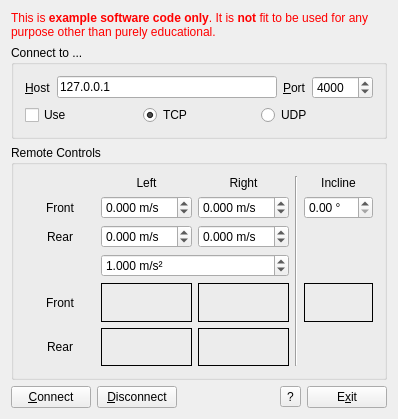
<?xml version="1.0" encoding="UTF-8"?>
<!--
Copyright (c) 2009, 2013, 2014 Bertec Corporation
All rights reserved.

Redistribution and use in source and binary forms, with or without modification,
are permitted provided that the following conditions are met:

* Redistributions of source code must retain the above copyright notice, this list
  of conditions and the following disclaimer.

* Redistributions in binary form must reproduce the above copyright notice, this
  list of conditions and the following disclaimer in the documentation and/or other
  materials provided with the distribution.

* Neither the name of the Bertec Corporation nor the names of its contributors may
  be used to endorse or promote products derived from this software without specific
  prior written permission.

THIS SOFTWARE IS PROVIDED BY THE COPYRIGHT HOLDERS AND CONTRIBUTORS "AS IS" AND
ANY EXPRESS OR IMPLIED WARRANTIES, INCLUDING, BUT NOT LIMITED TO, THE IMPLIED
WARRANTIES OF MERCHANTABILITY AND FITNESS FOR A PARTICULAR PURPOSE ARE DISCLAIMED.
IN NO EVENT SHALL THE COPYRIGHT HOLDER OR CONTRIBUTORS BE LIABLE FOR ANY DIRECT,
INDIRECT, INCIDENTAL, SPECIAL, EXEMPLARY, OR CONSEQUENTIAL DAMAGES (INCLUDING, BUT
NOT LIMITED TO, PROCUREMENT OF SUBSTITUTE GOODS OR SERVICES; LOSS OF USE, DATA, OR
PROFITS; OR BUSINESS INTERRUPTION) HOWEVER CAUSED AND ON ANY THEORY OF LIABILITY,
WHETHER IN CONTRACT, STRICT LIABILITY, OR TORT (INCLUDING NEGLIGENCE OR OTHERWISE)
ARISING IN ANY WAY OUT OF THE USE OF THIS SOFTWARE, EVEN IF ADVISED OF THE
POSSIBILITY OF SUCH DAMAGE.
-->
<ui version="4.0">
 <class>RemoteClass</class>
 <widget class="QWidget" name="RemoteClass">
  <property name="geometry">
   <rect>
    <x>0</x>
    <y>0</y>
    <width>398</width>
    <height>419</height>
   </rect>
  </property>
  <property name="windowTitle">
   <string>Remote</string>
  </property>
  <layout class="QGridLayout" name="gridLayout">
   <property name="sizeConstraint">
    <enum>QLayout::SetMinimumSize</enum>
   </property>
   <item row="1" column="0" colspan="5">
    <widget class="QGroupBox" name="groupBox">
     <property name="sizePolicy">
      <sizepolicy hsizetype="Preferred" vsizetype="Maximum">
       <horstretch>0</horstretch>
       <verstretch>0</verstretch>
      </sizepolicy>
     </property>
     <property name="title">
      <string>Connect to ...</string>
     </property>
     <layout class="QVBoxLayout" name="verticalLayout">
      <item>
       <layout class="QHBoxLayout" name="horizontalLayout">
        <item>
         <widget class="QLabel" name="label">
          <property name="text">
           <string>&amp;Host</string>
          </property>
          <property name="buddy">
           <cstring>host</cstring>
          </property>
         </widget>
        </item>
        <item>
         <widget class="QLineEdit" name="host">
          <property name="text">
           <string>127.0.0.1</string>
          </property>
         </widget>
        </item>
        <item>
         <widget class="QLabel" name="label_2">
          <property name="text">
           <string>&amp;Port</string>
          </property>
          <property name="buddy">
           <cstring>port</cstring>
          </property>
         </widget>
        </item>
        <item>
         <widget class="QSpinBox" name="port">
          <property name="minimum">
           <number>1</number>
          </property>
          <property name="maximum">
           <number>65535</number>
          </property>
          <property name="value">
           <number>4000</number>
          </property>
         </widget>
        </item>
       </layout>
      </item>
      <item>
       <layout class="QHBoxLayout" name="horizontalLayout_3">
        <item>
         <widget class="QCheckBox" name="useLibrary">
          <property name="text">
           <string>Use </string>
          </property>
         </widget>
        </item>
        <item>
         <widget class="QRadioButton" name="tcp">
          <property name="text">
           <string>TCP</string>
          </property>
          <property name="checked">
           <bool>true</bool>
          </property>
         </widget>
        </item>
        <item>
         <widget class="QRadioButton" name="udp">
          <property name="text">
           <string>UDP</string>
          </property>
         </widget>
        </item>
       </layout>
      </item>
     </layout>
    </widget>
   </item>
   <item row="2" column="0" colspan="5">
    <widget class="QGroupBox" name="remoteControls">
     <property name="title">
      <string>Remote Controls</string>
     </property>
     <layout class="QGridLayout" name="gridLayout_2">
      <item row="4" column="4">
       <widget class="QLabel" name="inclineAngleFeedback">
        <property name="frameShape">
         <enum>QFrame::Box</enum>
        </property>
        <property name="text">
         <string/>
        </property>
        <property name="textFormat">
         <enum>Qt::RichText</enum>
        </property>
       </widget>
      </item>
      <item row="2" column="1">
       <widget class="QDoubleSpinBox" name="leftRearSpeedSetpoint">
        <property name="suffix">
         <string> m/s</string>
        </property>
        <property name="decimals">
         <number>3</number>
        </property>
        <property name="minimum">
         <double>-10.000000000000000</double>
        </property>
        <property name="maximum">
         <double>10.000000000000000</double>
        </property>
        <property name="singleStep">
         <double>0.100000000000000</double>
        </property>
       </widget>
      </item>
      <item row="0" column="1">
       <widget class="QLabel" name="label_3">
        <property name="text">
         <string>Left</string>
        </property>
        <property name="alignment">
         <set>Qt::AlignCenter</set>
        </property>
       </widget>
      </item>
      <item row="0" column="2">
       <widget class="QLabel" name="label_4">
        <property name="text">
         <string>Right</string>
        </property>
        <property name="alignment">
         <set>Qt::AlignCenter</set>
        </property>
       </widget>
      </item>
      <item row="0" column="3" rowspan="6">
       <widget class="Line" name="line">
        <property name="orientation">
         <enum>Qt::Vertical</enum>
        </property>
       </widget>
      </item>
      <item row="0" column="4">
       <widget class="QLabel" name="label_5">
        <property name="text">
         <string>Incline</string>
        </property>
        <property name="alignment">
         <set>Qt::AlignCenter</set>
        </property>
       </widget>
      </item>
      <item row="1" column="2">
       <widget class="QDoubleSpinBox" name="rightFrontSpeedSetpoint">
        <property name="suffix">
         <string> m/s</string>
        </property>
        <property name="decimals">
         <number>3</number>
        </property>
        <property name="minimum">
         <double>-10.000000000000000</double>
        </property>
        <property name="maximum">
         <double>10.000000000000000</double>
        </property>
        <property name="singleStep">
         <double>0.100000000000000</double>
        </property>
       </widget>
      </item>
      <item row="1" column="4">
       <widget class="QDoubleSpinBox" name="inclineAngleSetpoint">
        <property name="suffix">
         <string> °</string>
        </property>
        <property name="maximum">
         <double>15.000000000000000</double>
        </property>
       </widget>
      </item>
      <item row="3" column="1" colspan="2">
       <widget class="QDoubleSpinBox" name="accelerationSetpoint">
        <property name="suffix">
         <string> m/s²</string>
        </property>
        <property name="decimals">
         <number>3</number>
        </property>
        <property name="maximum">
         <double>50.000000000000000</double>
        </property>
        <property name="singleStep">
         <double>0.100000000000000</double>
        </property>
        <property name="value">
         <double>1.000000000000000</double>
        </property>
       </widget>
      </item>
      <item row="5" column="2">
       <widget class="QLabel" name="rightRearSpeedFeedback">
        <property name="frameShape">
         <enum>QFrame::Box</enum>
        </property>
        <property name="text">
         <string/>
        </property>
       </widget>
      </item>
      <item row="5" column="1">
       <widget class="QLabel" name="leftRearSpeedFeedback">
        <property name="sizePolicy">
         <sizepolicy hsizetype="Preferred" vsizetype="Preferred">
          <horstretch>0</horstretch>
          <verstretch>1</verstretch>
         </sizepolicy>
        </property>
        <property name="frameShape">
         <enum>QFrame::Box</enum>
        </property>
        <property name="text">
         <string/>
        </property>
       </widget>
      </item>
      <item row="4" column="2">
       <widget class="QLabel" name="rightFrontSpeedFeedback">
        <property name="frameShape">
         <enum>QFrame::Box</enum>
        </property>
        <property name="text">
         <string/>
        </property>
       </widget>
      </item>
      <item row="4" column="1">
       <widget class="QLabel" name="leftFrontSpeedFeedback">
        <property name="sizePolicy">
         <sizepolicy hsizetype="Preferred" vsizetype="Preferred">
          <horstretch>0</horstretch>
          <verstretch>1</verstretch>
         </sizepolicy>
        </property>
        <property name="frameShape">
         <enum>QFrame::Box</enum>
        </property>
        <property name="text">
         <string/>
        </property>
       </widget>
      </item>
      <item row="2" column="2">
       <widget class="QDoubleSpinBox" name="rightRearSpeedSetpoint">
        <property name="suffix">
         <string> m/s</string>
        </property>
        <property name="decimals">
         <number>3</number>
        </property>
        <property name="minimum">
         <double>-10.000000000000000</double>
        </property>
        <property name="maximum">
         <double>10.000000000000000</double>
        </property>
        <property name="singleStep">
         <double>0.100000000000000</double>
        </property>
       </widget>
      </item>
      <item row="1" column="1">
       <widget class="QDoubleSpinBox" name="leftFrontSpeedSetpoint">
        <property name="suffix">
         <string> m/s</string>
        </property>
        <property name="decimals">
         <number>3</number>
        </property>
        <property name="minimum">
         <double>-10.000000000000000</double>
        </property>
        <property name="maximum">
         <double>10.000000000000000</double>
        </property>
        <property name="singleStep">
         <double>0.100000000000000</double>
        </property>
       </widget>
      </item>
      <item row="1" column="0">
       <widget class="QLabel" name="label_7">
        <property name="text">
         <string>Front</string>
        </property>
        <property name="alignment">
         <set>Qt::AlignCenter</set>
        </property>
       </widget>
      </item>
      <item row="2" column="0">
       <widget class="QLabel" name="label_8">
        <property name="text">
         <string>Rear</string>
        </property>
        <property name="alignment">
         <set>Qt::AlignCenter</set>
        </property>
       </widget>
      </item>
      <item row="4" column="0">
       <widget class="QLabel" name="label_9">
        <property name="text">
         <string>Front</string>
        </property>
        <property name="alignment">
         <set>Qt::AlignCenter</set>
        </property>
       </widget>
      </item>
      <item row="5" column="0">
       <widget class="QLabel" name="label_10">
        <property name="text">
         <string>Rear</string>
        </property>
        <property name="alignment">
         <set>Qt::AlignCenter</set>
        </property>
       </widget>
      </item>
     </layout>
    </widget>
   </item>
   <item row="3" column="0" colspan="5">
    <layout class="QHBoxLayout" name="horizontalLayout_2">
     <item>
      <widget class="QPushButton" name="connect">
       <property name="text">
        <string>&amp;Connect</string>
       </property>
      </widget>
     </item>
     <item>
      <widget class="QPushButton" name="disconnect">
       <property name="text">
        <string>&amp;Disconnect</string>
       </property>
      </widget>
     </item>
     <item>
      <spacer name="horizontalSpacer">
       <property name="orientation">
        <enum>Qt::Horizontal</enum>
       </property>
       <property name="sizeHint" stdset="0">
        <size>
         <width>24</width>
         <height>20</height>
        </size>
       </property>
      </spacer>
     </item>
     <item>
      <widget class="QToolButton" name="about">
       <property name="text">
        <string>?</string>
       </property>
      </widget>
     </item>
     <item>
      <widget class="QPushButton" name="exit">
       <property name="text">
        <string>E&amp;xit</string>
       </property>
      </widget>
     </item>
    </layout>
   </item>
   <item row="0" column="0" colspan="5">
    <widget class="QLabel" name="label_6">
     <property name="text">
      <string>&lt;html&gt;&lt;head/&gt;&lt;body&gt;&lt;p&gt;&lt;span style=&quot; color:#ff0000;&quot;&gt;This is &lt;/span&gt;&lt;span style=&quot; font-weight:600; color:#ff0000;&quot;&gt;example software code only&lt;/span&gt;&lt;span style=&quot; color:#ff0000;&quot;&gt;. It is &lt;/span&gt;&lt;span style=&quot; font-weight:600; color:#ff0000;&quot;&gt;not&lt;/span&gt;&lt;span style=&quot; color:#ff0000;&quot;&gt; fit to be used for any purpose other than purely educational.&lt;/span&gt;&lt;/p&gt;&lt;/body&gt;&lt;/html&gt;</string>
     </property>
     <property name="wordWrap">
      <bool>true</bool>
     </property>
    </widget>
   </item>
  </layout>
 </widget>
 <layoutdefault spacing="6" margin="11"/>
 <resources/>
 <connections/>
</ui>
